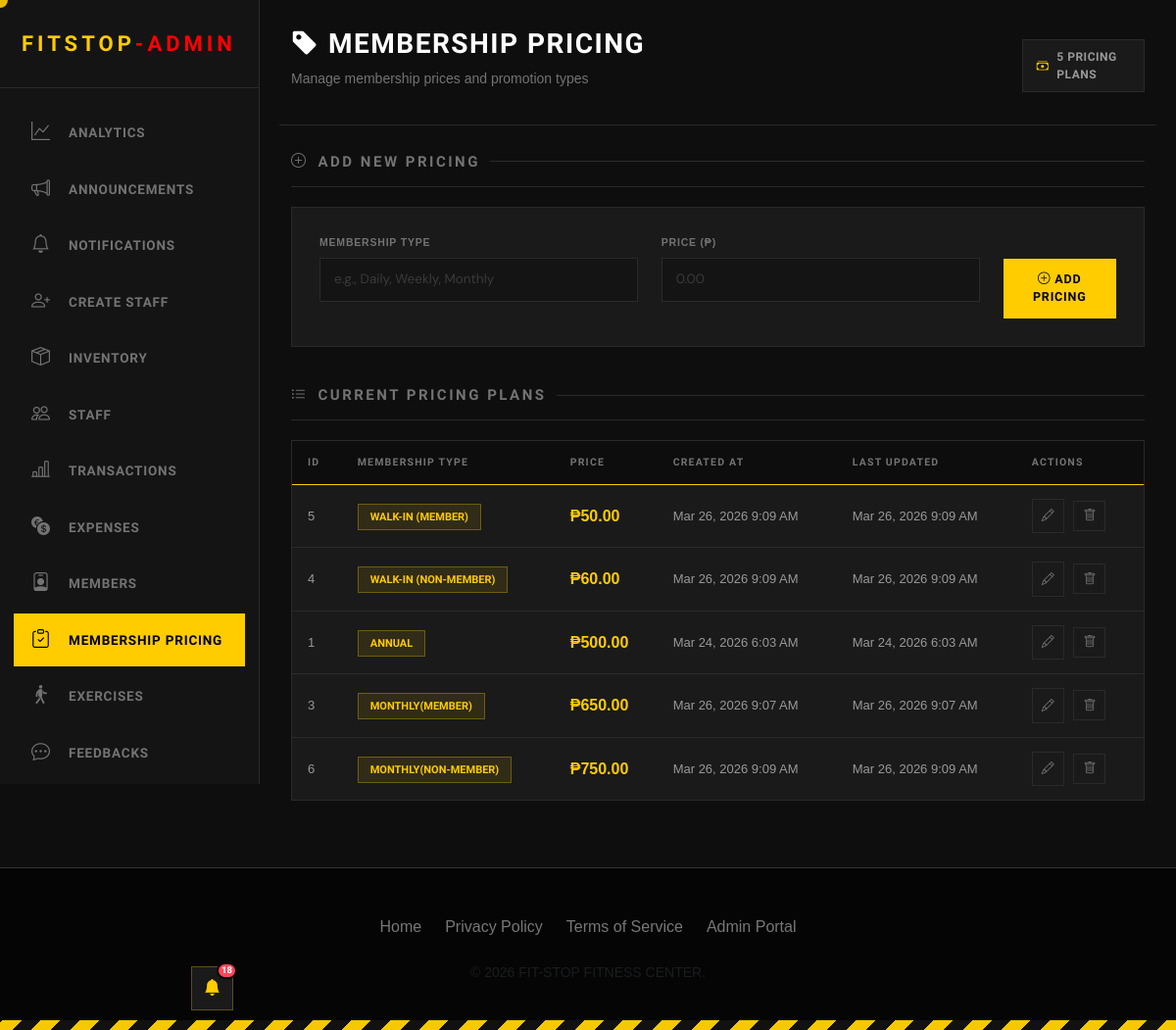
Page /admin/membership_pricing.php (signed in) on the committed database.
### tables this page shows
CREATE TABLE membership_price (     m_price_id INTEGER PRIMARY KEY AUTOINCREMENT,     price REAL NOT NULL,       promo_type TEXT,     created_at DATETIME DEFAULT CURRENT_TIMESTAMP,     updated_at DATETIME DEFAULT CURRENT_TIMESTAMP );

### admin/membership_pricing.php (the view, shortened to what this page needs)
<?php
include("../Login/connection.php");
$stmt = $pdo->query("SELECT * FROM membership_price ORDER BY price ASC");
$pricing = $stmt->fetchAll();
?>
<!DOCTYPE html>
<html>
<head>
    <link rel="stylesheet" href="styles.css">
    <link rel="stylesheet" href="https://cdn.jsdelivr.net/npm/bootstrap-icons@1.11.0/font/bootstrap-icons.css">
    <link href="https://cdn.jsdelivr.net/npm/bootstrap@5.3.8/dist/css/bootstrap.min.css" rel="stylesheet"
>
</head>
<body>
    <?php include('includes/header_admin.php') ?>
    <div class="main-content">
        <div class="topbar row">
            <div class="topbar-left col-sm-12 col-xl-6">
                <h1><i class="bi bi-tag-fill"></i> Membership Pricing</h1>
                <p>Manage membership prices and promotion types</p>
            </div>
            <div class="topbar-right col-sm-12 col-xl-2 col-xl-offset-4">
                <div class="topbar-badge">
                    <i class="bi bi-cash-stack"></i>
                    <span><?php echo count($pricing); ?> Pricing Plans</span>
                </div>
            </div>
        </div>
        <section>
            <h2><i class="bi bi-plus-circle"></i> Add New Pricing</h2>
            <div class="registration-card">
                <form method="POST" id="addPricingForm">
                    <div class="row">
                        <div class="form-group col-sm-12 col-xl-5">
                            <label class="form-label">Membership Type</label>
                            <input type="text" name="promo_type" class="form-input text-only"
                                placeholder="e.g., Daily, Weekly, Monthly" maxlength="50" required>
                        </div>
                        <div class="form-group col-sm-12 col-xl-5">
                            <label class="form-label">Price (₱)</label>
                            <input type="text" name="price" class="form-input number-only" placeholder="0.00"
                                maxlength="10" required>
                        </div>
                        <div class="form-group col-sm-12 col-xl-2 mt-4">
                            <button type="submit" class="btn-primary">
                                <i class="bi bi-plus-circle"></i> Add Pricing
                            </button>
                        </div>
                    </div>
                </form>
            </div>
        </section>
        <section>
            <h2><i class="bi bi-list-ul"></i> Current Pricing Plans</h2>
            <div class="inventory-table">
                <table>
                    <thead>
                        <tr>
                            <th>ID</th>
                            <th>Membership Type</th>
                            <th>Price</th>
                            <th>Created At</th>
                            <th>Last Updated</th>
                            <th>Actions</th>
                        </tr>
                    </thead>
                    <tbody>
                        <?php if (count($pricing) > 0): ?>
                            <?php foreach ($pricing as $plan): ?>
                                <tr>
                                    <td><?php echo $plan['m_price_id']; ?></td>
                                    <td>
                                        <span
                                            style="padding: 6px 12px; background: rgba(255, 204, 0, 0.1); border: 1px solid rgba(255, 204, 0, 0.3); color: var(--hazard); font-weight: 700; text-transform: uppercase; font-size: 11px; font-family: 'Chakra Petch', sans-serif;">
                                            <?php echo htmlspecialchars($plan['promo_type']); ?>
                                        </span>
                                    </td>
                                    <td>
                                        <strong
                                            style="color: var(--hazard); font-size: 16px;">₱<?php echo number_format($plan['price'], 2); ?></strong>
                                    </td>
                                    <td><?php echo date('M d, Y g:i A', strtotime($plan['created_at'])); ?></td>
                                    <td><?php echo date('M d, Y g:i A', strtotime($plan['updated_at'])); ?></td>
                                    <td>
                                        <button class="btn-icon"
                                            onclick="editPrice(<?php echo htmlspecialchars(json_encode($plan)); ?>)">
                                            <i class="bi bi-pencil"></i>
                                        </button>
                                        <a href="?delete=<?php echo $plan['m_price_id']; ?>" class="btn-icon"
                                            onclick="return confirm('Delete this pricing plan?')">
                                            <i class="bi bi-trash"></i>
                                        </a>
                                    </td>
                                </tr>
                            <?php endforeach; ?>
                        <?php endif; ?>
                    </tbody>
                </table>
            </div>
        </section>
    </div>
    <?php include('includes/footer_admin.php') ?>
</body>
</html>

### styles.css (style rules this page uses)
:root { --bg-void: #0a0a0a; --bg-surface: #141414; --bg-card: #1a1a1a; --hazard-yellow: #ffcc00; --text-primary: #ffffff; --text-muted: #a0a0a0; --border-industrial: 1px solid #333; }
body { background-color: var(--bg-void); color: var(--text-primary); font-family: "Inter", sans-serif; overflow-x: hidden; }
h1, h2, h3, h4, h5, .brand-font { font-family: "Chakra Petch", sans-serif; text-transform: uppercase; letter-spacing: 1px; }
:root { --yellow: #f5c800; --yellow-dim: #c9a400; --dark: #0e0e0e; --dark2: #161616; --dark3: #1e1e1e; --border: #2a2a2a; --text: #d0d0d0; --text-muted: #737373; }
* { box-sizing: border-box; }
body { background-color: var(--dark); font-family: "Barlow", sans-serif; color: var(--text); min-height: 100vh; }
body::after { content: ""; display: block; height: 10px; background: repeating-linear-gradient( -45deg, var(--yellow) 0px, var(--yellow) 14px, #111 14px, #111 28px ); position: fixed; bottom: 0; left: 0; right: 0; z-index: 999; }

### admin/admin_custom_styles.css (style rules this page uses)
*, *::before, *::after { cursor: none !important; }

### rows in the picture
membership_price: m_price_id "5", promo_type "WALK-IN (MEMBER)", price "50.00", created_at "Mar 26, 2026 9:09 AM", updated_at "Mar 26, 2026 9:09 AM"
membership_price: m_price_id "4", promo_type "WALK-IN (NON-MEMBER)", price "60.00", created_at "Mar 26, 2026 9:09 AM", updated_at "Mar 26, 2026 9:09 AM"
membership_price: m_price_id "1", promo_type "ANNUAL", price "500.00", created_at "Mar 24, 2026 6:03 AM", updated_at "Mar 24, 2026 6:03 AM"
membership_price: m_price_id "3", promo_type "MONTHLY(MEMBER)", price "650.00", created_at "Mar 26, 2026 9:07 AM", updated_at "Mar 26, 2026 9:07 AM"
membership_price: m_price_id "6", promo_type "MONTHLY(NON-MEMBER)", price "750.00", created_at "Mar 26, 2026 9:09 AM", updated_at "Mar 26, 2026 9:09 AM"

### other values in the picture
$unread_count "18"
count($pricing) "5"
